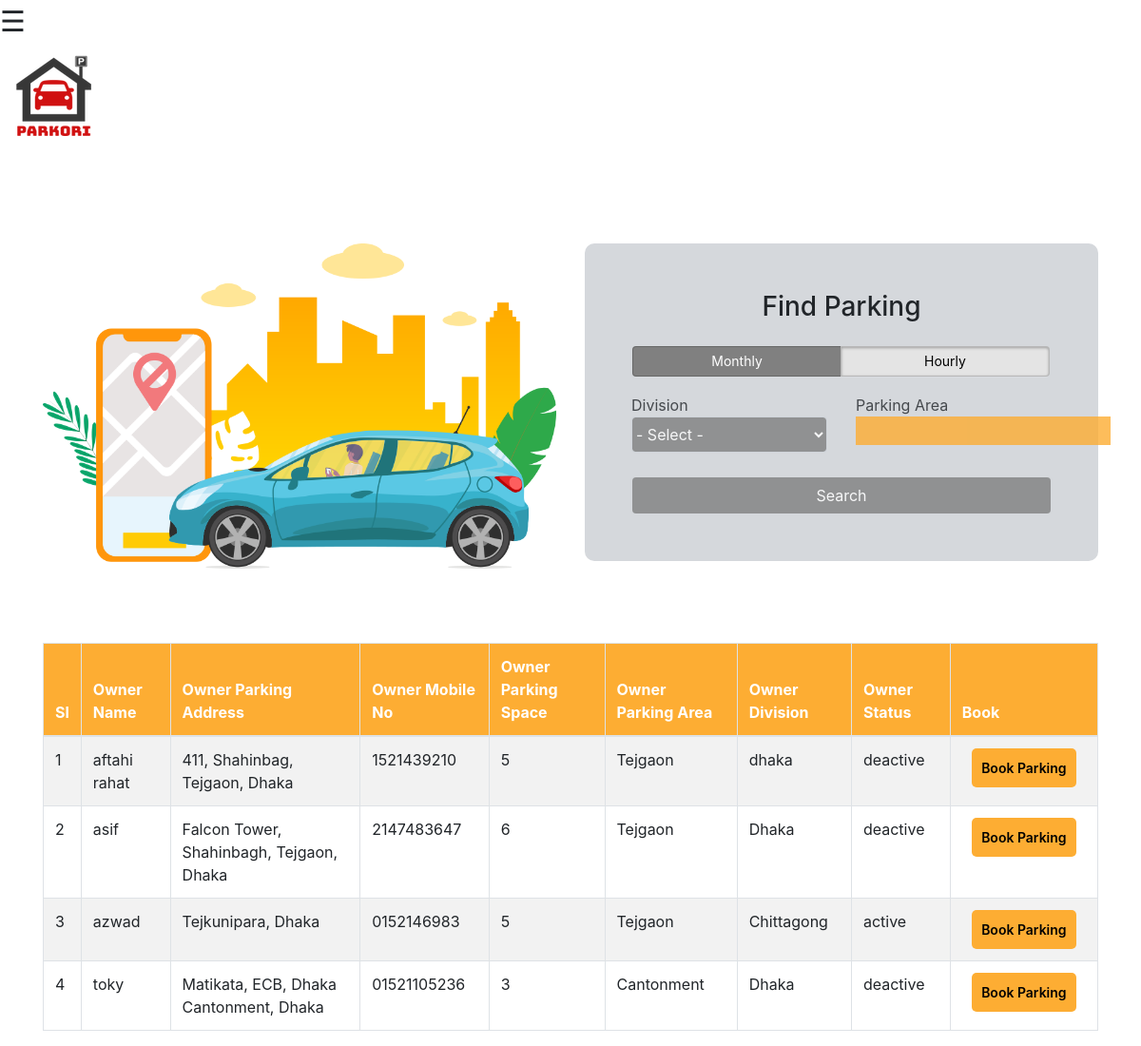
The page /Loginform/dashboards/parkerDashboard.php on the database its author committed.
### tables this page shows
CREATE TABLE `owner` (
  `id` int(6) NOT NULL,
  `username` varchar(40) NOT NULL,
  `password` varchar(60) NOT NULL,
  `email` varchar(60) NOT NULL,
  `mobile_no` varchar(255) NOT NULL,
  `nid` int(60) NOT NULL,
  `address` varchar(255) NOT NULL,
  `parking_area` varchar(255) NOT NULL,
  `division` varchar(255) NOT NULL,
  `space` int(90) NOT NULL,
  `status` varchar(20) NOT NULL DEFAULT 'deactive',
  `approval` varchar(20) NOT NULL DEFAULT 'no'
);

### Loginform/dashboards/parkerDashboard.php (the view, shortened to what this page needs)
<?php include "includes/dbconnect.inc.php"; ?>
<?php
$the_p_uname = $the_p_id = "";
?>
<!DOCTYPE html>
<html lang="en">
<head>
	<link rel="stylesheet" href="bootstrap.min.css">
	<link rel="stylesheet" href="owl.carousel.min.css">
	<link rel="stylesheet" href="owl.theme.default.min.css">
	<link href="find-parking-place.css" rel="stylesheet">
	<link href="sidebar.css" rel="stylesheet">
	<link rel="stylesheet" href="https://cdnjs.cloudflare.com/ajax/libs/font-awesome/4.7.0/css/font-awesome.min.css">
</head>
<body>
	<span style="font-size:30px;cursor:pointer" onclick="openNav()">&#9776;</span>
	<div id="main">
		<nav class="navbar navbar-default" role="navigation">
			<a class="navbar-brand navbar-right" href="index.html"><img src="rsz_logo1.png"></a>
		</nav>
		<section class="banner-area">
			<div class="container">
				<div class="row upperspace">
					<div class=" col-lg-6 col-md-5 col-sm-12 col-12">
						<div class="banner-img">
							<img src="million-job.png" class="img-fluid">
						</div>
					</div>
					<div class=" col-lg-6 col-md-7 col-sm-12 col-12">
						<div class="sign-up-area">
							<div class="sign-up">
								<div class="row">
									<div class="col-md-12">
										<h3 align="center" class="mb-4">Find Parking</h3>
									</div>
								</div>
								<div class="row">
									<div class="col-md-12">
										<form method="post" action="">
											<div class="switch-field w-100">
												<label for="monthly">Monthly</label>
												<label for="hourly">Hourly</label>
											</div>
											<div class="time-picker-section">
												<div class="row">
													<div class="col-6 pl-1">
														<div class="form-group ">
															<label>Division</label>
															<select class="form-control" id="division" name="division" required="">
																<option disabled selected value>- Select -</option>
															</select>
														</div>
													</div>
													<div class="col-6 pr-1">
														<div class="form-group">
															<label>Parking Area</label>
															<input type="text" id="local" name="local" />
														</div>
													</div>
												</div>
											</div>
											<button type="submit" id="sign" class="btn btn-block mt-3 datepicker-btn" name="search_btn">Search</button>
										</form>
									</div>
								</div>
							</div>
						</div>
					</div>
				</div>
			</div>
		</section>
		<section class="find-parking-table">
			<div class="container">
				<div class="row">
					<div class="col-md-12">
						<div class="table-responsive">
							<table id="example" class="table table-striped table-bordered">
								<thead>
									<tr>
										<th>Sl</th>
										<th>Owner Name</th>
										<th>Owner Parking Address</th>
										<th>Owner Mobile No</th>
										<th>Owner Parking Space</th>
										<th>Owner Parking Area</th>
										<th>Owner Division</th>
										<th>Owner Status</th>
										<th width="14%">Book</th>
									</tr>
								</thead>
								<tbody id="find_park_t">
									<?php
									if (isset($_POST['search_btn'])) {
										$search = $_POST['search_btn'];
										$parker_search = mysqli_real_escape_string($conn, $_POST['local']);
										$parker_division = mysqli_real_escape_string($conn, $_POST['division']);
										$query = "SELECT * FROM owner WHERE id LIKE '$search'";
										$select_query = mysqli_query($conn, $query);
										while ($row = mysqli_fetch_assoc($select_query)) {
											$o_parking_area = $row['parking_area'];
											$o_division = $row['division'];
											if ($parker_division == $o_division) {
												$query = "SELECT * FROM owner";
												$select_query = mysqli_query($conn, $query);
												$i = 0;
												while ($row = mysqli_fetch_assoc($select_query)) {
													$the_o_id = $row['id'];
													$o_username = $row['username'];
													$o_email = $row['email'];
													$o_mobile_no = $row['mobile_no'];
													$o_nid = $row['nid'];
													$o_address = $row['address'];
													$o_parking_area = $row['parking_area'];
													$o_division = $row['division'];
													$o_space = $row['space'];
													$o_status = $row['status'];
													$i++;
									?>
													<tr>
														<td><?php echo $i; ?></td>
														<td><?php echo $o_username; ?> </td>
														<td><?php echo $o_address; ?></td>
														<td><?php echo $o_mobile_no; ?></td>
														<td><?php echo $o_space; ?></td>
														<td><?php echo $o_parking_area; ?></td>
														<td><?php echo $o_division; ?></td>
														<td><?php echo $o_status; ?></td>
														<td align="center"><a href="FindParkingFormee2c.html?link=380"><button>Book Parking</button></a></td>
													</tr>
											<?php
												}
											}
										}
									} else {
										$query = "SELECT * FROM owner";
										$select_query = mysqli_query($conn, $query);
										$i = 0;
										while ($row = mysqli_fetch_assoc($select_query)) {
											$o_username = $row['username'];
											$o_mobile_no = $row['mobile_no'];
											$o_address = $row['address'];
											$o_parking_area = $row['parking_area'];
											$o_division = $row['division'];
											$o_space = $row['space'];
											$o_status = $row['status'];
											$i++;
											?>
											<tr>
												<td><?php echo $i; ?></td>
												<td><?php echo $o_username; ?> </td>
												<td><?php echo $o_address; ?></td>
												<td><?php echo $o_mobile_no; ?></td>
												<td><?php echo $o_space; ?></td>
												<td><?php echo $o_parking_area; ?></td>
												<td><?php echo $o_division; ?></td>
												<td><?php echo $o_status; ?></td>
												<td align="center"><a href="parkerDashboard_update.php?uname=<?php echo $o_username; ?>&parker_id=<?php echo $the_p_id; ?>&parker_uname=<?php echo $the_p_uname; ?>"><button name="book_park" type="button">Book Parking</button></a></td>
											</tr>
									<?php
										}
									}
									?>
								</tbody>
							</table>
						</div>
					</div>
				</div>
			</div>
		</section>
	</div>
</body>
</html>

### Loginform/dashboards/find-parking-place.css (style rules this page uses)
.banner-area { position: relative; }
.upperspace { padding-top: 100px; }
.banner-img { height: 400px; }
.find-parking-table { margin-top: 20px; }
.find-parking-table thead { background-color: #fdad33; color: white; }
.find-parking-table button { background-color: #fdad33; border: none; padding: 10px; font-size: 14px; font-weight: 600; border-radius: 5px; text-align: center; }
.sign-up-area { border-radius: 10px; background-color: #d5d8dc ; }
.sign-up { padding: 50px; }
.sign-up button { border-bottom-style:3px solid transparent; }
.time-picker-section { padding: 10px 10px; border-radius: 3px; margin-bottom:10px; opacity: 0.8; }
.time-picker-section input { height: 30px; background-color: #FDAD33; padding: 10px; border: none; }
.time-picker-section label { padding: 0px!important; margin: 0px!important; }
.time-picker-section .form-group { padding-bottom: 0px!important; margin-bottom: 0px!important; }
.time-picker-section .form-control { padding: 0px; }
.datepicker-btn { background-color: gray; color: white; opacity: 0.8; }
.switch-field { display: flex; overflow: hidden; }
.switch-field label { background-color: #e4e4e4; color: black; font-size: 14px; line-height: 1; text-align: center; padding: 8px 16px; margin-right: -1px; border: 1px solid rgba(0, 0, 0, 0.2); box-shadow: inset 0 1px 3px rgba(0, 0, 0, 0.3), 0 1px rgba(255, 255, 255, 0.1); transition: all 0.1s ease-in-out; }
.switch-field input:checked + label { background-color: gray; box-shadow: none; width: 50%; color: white; }
.switch-field label:first-of-type { border-radius: 4px 0 0 4px; width: 50%; }
.switch-field label:last-of-type { border-radius: 0 4px 4px 0; width: 50%; }
.time-picker-section .form-control { color:white!important; background-color:gray!important; }

### rows shown on the page
owner: username "aftahi rahat", address "411, Shahinbag, Tejgaon, Dhaka", mobile_no "1521439210", space "5", parking_area "Tejgaon", division "dhaka", status "deactive"
owner: username "asif", address "Falcon Tower, Shahinbagh, Tejgaon, Dhaka", mobile_no "2147483647", space "6", parking_area "Tejgaon", division "Dhaka", status "deactive"
owner: username "azwad", address "Tejkunipara, Dhaka", mobile_no "0152146983", space "5", parking_area "Tejgaon", division "Chittagong", status "active"
owner: username "toky", address "Matikata, ECB, Dhaka Cantonment, Dhaka", mobile_no "01521105236", space "3", parking_area "Cantonment", division "Dhaka", status "deactive"
